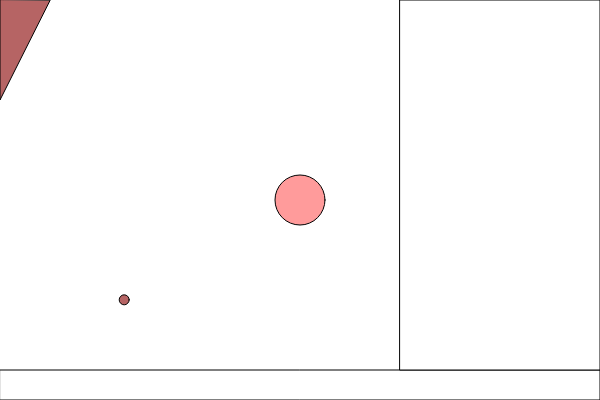
Frame 1 (no input)
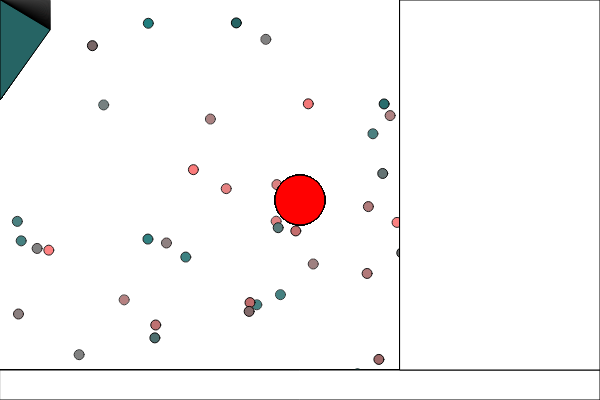
Frame 60 (no input)
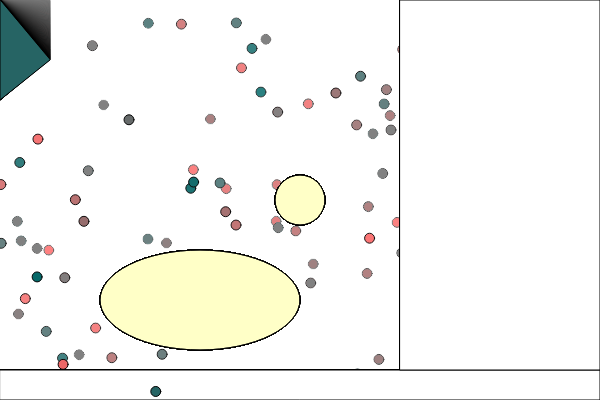
Frame 120 (the mouse pressed at the canvas centre since frame 60)

The p5.js sketch that drew these frames (run headless with seeded random() and noise() and a simulated clock; from frame 60 on, the mouse is pressed at the canvas centre):

// p5.js sketch
// ── sketch.js
// Processing Variablen
// mouseX -> Beinhaltet die akutelle Maus-X-Position innerhalb vom Canvas - Ganzzahl (Integer)
// mouseY -> Beinhaltet die akutelle Maus-Y-Position innerhalb vom Canvas - Ganzzahl (Integer)
// width  -> Beinhaltet die Breite vom Canvas Element - Ganzzahl (Integer)
// height -> Beinhaltet die Hoehe vom Canvas Element - Ganzzahl (Integer)
// frameCount -> zählt die Wiederholungen der function draw() - Ganzzahl (Integer)


// der Inhalt der function setup wird einmal zum Programmstart ausgeführt.
// Hier werden die "Grundeinstellungen" festgelegt
function setup() {
  //createCanvas(displayWidth, displayHeight);
  createCanvas(600, 400);
  angleMode(DEGREES);
  
  
}

function draw() {
  background(220,1);
  fill(255, mouseX, mouseY, 100);
  ellipse(mouseY, mouseX, mouseY, 100);
  
  // Grundrechenarten können direkt als Parameter geschrieben werden
  // + - * : &(Modulo)
  ellipse( width/2, height/2, 50, 50);
  
  
  fill(255);
  // rechteck am unteren Rand vom sketch positioniert:
  rect(0, height - 30, width, 30);
  
  rect(width*2/3, 0, width/3, height-30);
  
  
  
  fill(random(255), 100, 100);
  triangle(0, 0, 0, 100, 50, frameCount*0.5);
  
  // Zufallsfunktion
  // random(MAX) -> zufällige Zahl 0 - MAX
  // random(MIN, MAX) -> zufällige Zahl MIN - MAX
  
  ellipse(random(width), random(height), 10, 10);
}
